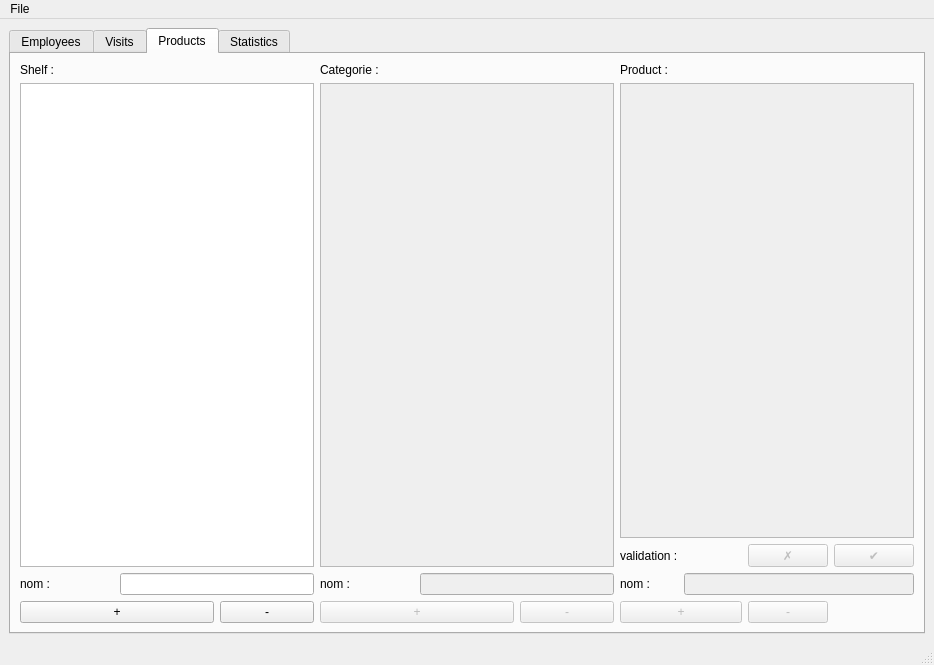
<?xml version="1.0" encoding="UTF-8"?>
<ui version="4.0">
 <class>MainWindowGestionnaire</class>
 <widget class="QMainWindow" name="MainWindowGestionnaire">
  <property name="geometry">
   <rect>
    <x>0</x>
    <y>0</y>
    <width>934</width>
    <height>665</height>
   </rect>
  </property>
  <property name="windowTitle">
   <string>MainWindow</string>
  </property>
  <widget class="QWidget" name="centralwidget">
   <layout class="QGridLayout" name="gridLayout_6">
    <item row="0" column="0">
     <widget class="QTabWidget" name="tabWidgetGestionnaire">
      <property name="currentIndex">
       <number>2</number>
      </property>
      <widget class="QWidget" name="tabPersonnel">
       <attribute name="title">
        <string>Employees</string>
       </attribute>
       <layout class="QGridLayout" name="gridLayout">
        <item row="10" column="2" rowspan="2" colspan="2">
         <widget class="QLineEdit" name="lineEditLogin"/>
        </item>
        <item row="0" column="0" colspan="6">
         <widget class="QTableWidget" name="tableWidgetEmployes">
          <property name="enabled">
           <bool>true</bool>
          </property>
          <attribute name="verticalHeaderVisible">
           <bool>false</bool>
          </attribute>
         </widget>
        </item>
        <item row="1" column="1">
         <widget class="QLabel" name="labelNomEmploye_2">
          <property name="text">
           <string>Last Name</string>
          </property>
         </widget>
        </item>
        <item row="1" column="2" colspan="2">
         <widget class="QLineEdit" name="lineEditNom"/>
        </item>
        <item row="2" column="2" colspan="2">
         <widget class="QLineEdit" name="lineEditPrenom"/>
        </item>
        <item row="2" column="1">
         <widget class="QLabel" name="labelPrenomEmploye">
          <property name="text">
           <string>First Name</string>
          </property>
         </widget>
        </item>
        <item row="3" column="0">
         <widget class="QPushButton" name="pushButtonSupprimer">
          <property name="enabled">
           <bool>false</bool>
          </property>
          <property name="text">
           <string>Fire</string>
          </property>
         </widget>
        </item>
        <item row="3" column="1">
         <layout class="QHBoxLayout" name="codepostal">
          <item>
           <widget class="QLabel" name="labelCodePostal">
            <property name="text">
             <string>Postal code</string>
            </property>
           </widget>
          </item>
          <item>
           <widget class="QLineEdit" name="lineEditCP"/>
          </item>
         </layout>
        </item>
        <item row="3" column="2" colspan="3">
         <layout class="QHBoxLayout" name="horizontalLayout_2">
          <item>
           <widget class="QLabel" name="labelVilleEmploye">
            <property name="text">
             <string>City</string>
            </property>
           </widget>
          </item>
          <item>
           <widget class="QLineEdit" name="lineEditVille"/>
          </item>
         </layout>
        </item>
        <item row="4" column="1">
         <widget class="QLabel" name="labelRueEmploye">
          <property name="text">
           <string>Address</string>
          </property>
         </widget>
        </item>
        <item row="4" column="2" colspan="2">
         <widget class="QLineEdit" name="lineEditAdresse"/>
        </item>
        <item row="5" column="1">
         <widget class="QLabel" name="labelMail">
          <property name="text">
           <string>Mail</string>
          </property>
         </widget>
        </item>
        <item row="5" column="2" colspan="2">
         <widget class="QLineEdit" name="lineEditMail"/>
        </item>
        <item row="6" column="1">
         <widget class="QLabel" name="labelTypeEmploye">
          <property name="text">
           <string>Type</string>
          </property>
         </widget>
        </item>
        <item row="6" column="2" colspan="4">
         <layout class="QHBoxLayout" name="horizontalLayout">
          <item>
           <widget class="QRadioButton" name="radioButtonGestionnaire">
            <property name="text">
             <string>Gestionnaire</string>
            </property>
           </widget>
          </item>
          <item>
           <widget class="QRadioButton" name="radioButtonControleur">
            <property name="text">
             <string>Contrôleur</string>
            </property>
           </widget>
          </item>
         </layout>
        </item>
        <item row="7" column="2" rowspan="2" colspan="2">
         <widget class="QLineEdit" name="lineEditTel"/>
        </item>
        <item row="9" column="2" colspan="2">
         <widget class="QLineEdit" name="lineEditTelPort"/>
        </item>
        <item row="8" column="0" rowspan="2">
         <widget class="QPushButton" name="pushButtonMaj">
          <property name="enabled">
           <bool>false</bool>
          </property>
          <property name="text">
           <string>Update</string>
          </property>
         </widget>
        </item>
        <item row="9" column="1">
         <widget class="QLabel" name="labelTelEmploye_2">
          <property name="text">
           <string>Cellphone</string>
          </property>
         </widget>
        </item>
        <item row="10" column="1">
         <widget class="QLabel" name="labelLoginEmploye">
          <property name="text">
           <string>Login</string>
          </property>
         </widget>
        </item>
        <item row="10" column="4" colspan="2">
         <widget class="QLabel" name="labelCaracteresExiges">
          <property name="font">
           <font>
            <family>Monospace</family>
            <pointsize>9</pointsize>
            <italic>true</italic>
           </font>
          </property>
          <property name="text">
           <string>min.3 caractères </string>
          </property>
         </widget>
        </item>
        <item row="11" column="0" rowspan="2">
         <widget class="QPushButton" name="pushButtonValider">
          <property name="enabled">
           <bool>false</bool>
          </property>
          <property name="text">
           <string>Add</string>
          </property>
         </widget>
        </item>
        <item row="12" column="2">
         <spacer name="horizontalSpacer_2">
          <property name="orientation">
           <enum>Qt::Horizontal</enum>
          </property>
          <property name="sizeHint" stdset="0">
           <size>
            <width>184</width>
            <height>20</height>
           </size>
          </property>
         </spacer>
        </item>
        <item row="12" column="3" colspan="2">
         <widget class="QPushButton" name="pushButtonMDP">
          <property name="text">
           <string>update password</string>
          </property>
         </widget>
        </item>
        <item row="12" column="5">
         <spacer name="horizontalSpacer">
          <property name="orientation">
           <enum>Qt::Horizontal</enum>
          </property>
          <property name="sizeHint" stdset="0">
           <size>
            <width>110</width>
            <height>20</height>
           </size>
          </property>
         </spacer>
        </item>
        <item row="8" column="1">
         <widget class="QLabel" name="labelTelEmploye">
          <property name="text">
           <string>Phone</string>
          </property>
         </widget>
        </item>
       </layout>
      </widget>
      <widget class="QWidget" name="tabVisites">
       <attribute name="title">
        <string>Visits</string>
       </attribute>
      </widget>
      <widget class="QWidget" name="tabProduits">
       <attribute name="title">
        <string>Products</string>
       </attribute>
       <layout class="QGridLayout" name="gridLayout_5">
        <item row="0" column="2">
         <layout class="QGridLayout" name="gridLayout_2">
          <item row="1" column="1" colspan="4">
           <widget class="QTableWidget" name="tableWidgetProduits">
            <property name="enabled">
             <bool>false</bool>
            </property>
            <attribute name="verticalHeaderVisible">
             <bool>false</bool>
            </attribute>
           </widget>
          </item>
          <item row="2" column="1" colspan="2">
           <widget class="QLabel" name="label">
            <property name="text">
             <string>validation :</string>
            </property>
           </widget>
          </item>
          <item row="2" column="3">
           <widget class="QPushButton" name="pushButtonRefuserProduit">
            <property name="enabled">
             <bool>false</bool>
            </property>
            <property name="text">
             <string>✗</string>
            </property>
           </widget>
          </item>
          <item row="2" column="4">
           <widget class="QPushButton" name="pushButtonValiderProduit">
            <property name="enabled">
             <bool>false</bool>
            </property>
            <property name="text">
             <string>✔</string>
            </property>
           </widget>
          </item>
          <item row="3" column="1">
           <widget class="QLabel" name="label_2">
            <property name="text">
             <string>nom :</string>
            </property>
           </widget>
          </item>
          <item row="3" column="2" colspan="3">
           <widget class="QLineEdit" name="lineEditProduit">
            <property name="enabled">
             <bool>false</bool>
            </property>
           </widget>
          </item>
          <item row="4" column="1" colspan="2">
           <widget class="QPushButton" name="pushButtonAddProduit">
            <property name="enabled">
             <bool>false</bool>
            </property>
            <property name="text">
             <string>+</string>
            </property>
           </widget>
          </item>
          <item row="4" column="3">
           <widget class="QPushButton" name="pushButtonDelProduit">
            <property name="enabled">
             <bool>false</bool>
            </property>
            <property name="text">
             <string>-</string>
            </property>
           </widget>
          </item>
          <item row="0" column="1">
           <widget class="QLabel" name="label_5">
            <property name="text">
             <string>Product : </string>
            </property>
           </widget>
          </item>
         </layout>
        </item>
        <item row="0" column="1">
         <layout class="QGridLayout" name="gridLayout_3">
          <item row="0" column="0">
           <widget class="QLabel" name="label_6">
            <property name="text">
             <string>Categorie :</string>
            </property>
           </widget>
          </item>
          <item row="1" column="0" colspan="3">
           <widget class="QTableWidget" name="tableWidgetCategories">
            <property name="enabled">
             <bool>false</bool>
            </property>
            <attribute name="verticalHeaderVisible">
             <bool>false</bool>
            </attribute>
           </widget>
          </item>
          <item row="2" column="0">
           <widget class="QLabel" name="label_4">
            <property name="text">
             <string>nom :</string>
            </property>
           </widget>
          </item>
          <item row="2" column="1" colspan="2">
           <widget class="QLineEdit" name="lineEditCategorie">
            <property name="enabled">
             <bool>false</bool>
            </property>
           </widget>
          </item>
          <item row="3" column="0" colspan="2">
           <widget class="QPushButton" name="pushButtonAddCategorie">
            <property name="enabled">
             <bool>false</bool>
            </property>
            <property name="text">
             <string>+</string>
            </property>
           </widget>
          </item>
          <item row="3" column="2">
           <widget class="QPushButton" name="pushButtonDelCategorie">
            <property name="enabled">
             <bool>false</bool>
            </property>
            <property name="text">
             <string>-</string>
            </property>
           </widget>
          </item>
         </layout>
        </item>
        <item row="0" column="0">
         <layout class="QGridLayout" name="gridLayout_4">
          <item row="0" column="0">
           <widget class="QLabel" name="label_7">
            <property name="text">
             <string>Shelf :</string>
            </property>
           </widget>
          </item>
          <item row="1" column="0" colspan="3">
           <widget class="QTableWidget" name="tableWidgetRayons">
            <attribute name="verticalHeaderVisible">
             <bool>false</bool>
            </attribute>
           </widget>
          </item>
          <item row="2" column="0">
           <widget class="QLabel" name="label_3">
            <property name="text">
             <string>nom :</string>
            </property>
           </widget>
          </item>
          <item row="2" column="1" colspan="2">
           <widget class="QLineEdit" name="lineEditRayon"/>
          </item>
          <item row="3" column="0" colspan="2">
           <widget class="QPushButton" name="pushButtonAddRayon">
            <property name="text">
             <string>+</string>
            </property>
           </widget>
          </item>
          <item row="3" column="2">
           <widget class="QPushButton" name="pushButtonDelRayon">
            <property name="text">
             <string>-</string>
            </property>
           </widget>
          </item>
         </layout>
        </item>
       </layout>
      </widget>
      <widget class="QWidget" name="tabStatistiques">
       <attribute name="title">
        <string>Statistics</string>
       </attribute>
      </widget>
     </widget>
    </item>
   </layout>
  </widget>
  <widget class="QMenuBar" name="menubar">
   <property name="geometry">
    <rect>
     <x>0</x>
     <y>0</y>
     <width>934</width>
     <height>24</height>
    </rect>
   </property>
   <widget class="QMenu" name="menuFile">
    <property name="title">
     <string>File</string>
    </property>
    <addaction name="actionQUit"/>
   </widget>
   <addaction name="menuFile"/>
  </widget>
  <widget class="QStatusBar" name="statusbar"/>
  <action name="actionQUit">
   <property name="text">
    <string>Quit</string>
   </property>
  </action>
 </widget>
 <tabstops>
  <tabstop>tableWidgetEmployes</tabstop>
  <tabstop>pushButtonSupprimer</tabstop>
  <tabstop>pushButtonMaj</tabstop>
  <tabstop>pushButtonValider</tabstop>
  <tabstop>lineEditNom</tabstop>
  <tabstop>lineEditPrenom</tabstop>
  <tabstop>lineEditCP</tabstop>
  <tabstop>lineEditVille</tabstop>
  <tabstop>lineEditAdresse</tabstop>
  <tabstop>lineEditMail</tabstop>
  <tabstop>radioButtonGestionnaire</tabstop>
  <tabstop>radioButtonControleur</tabstop>
  <tabstop>lineEditTel</tabstop>
  <tabstop>lineEditTelPort</tabstop>
  <tabstop>lineEditLogin</tabstop>
 </tabstops>
 <resources/>
 <connections/>
</ui>
